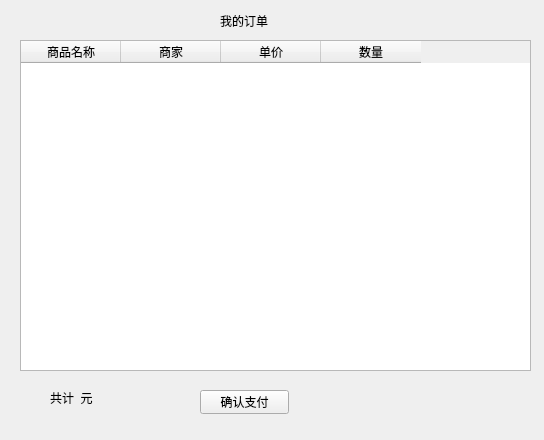
<?xml version="1.0" encoding="UTF-8"?>
<ui version="4.0">
 <class>orderWindow</class>
 <widget class="QWidget" name="orderWindow">
  <property name="geometry">
   <rect>
    <x>0</x>
    <y>0</y>
    <width>544</width>
    <height>440</height>
   </rect>
  </property>
  <property name="windowTitle">
   <string>Form</string>
  </property>
  <widget class="QTableWidget" name="tableWidget">
   <property name="geometry">
    <rect>
     <x>20</x>
     <y>40</y>
     <width>511</width>
     <height>331</height>
    </rect>
   </property>
   <column>
    <property name="text">
     <string>商品名称</string>
    </property>
   </column>
   <column>
    <property name="text">
     <string>商家</string>
    </property>
   </column>
   <column>
    <property name="text">
     <string>单价</string>
    </property>
   </column>
   <column>
    <property name="text">
     <string>数量</string>
    </property>
   </column>
  </widget>
  <widget class="QLabel" name="label">
   <property name="geometry">
    <rect>
     <x>220</x>
     <y>5</y>
     <width>91</width>
     <height>31</height>
    </rect>
   </property>
   <property name="text">
    <string>我的订单</string>
   </property>
  </widget>
  <widget class="QLabel" name="label_2">
   <property name="geometry">
    <rect>
     <x>50</x>
     <y>390</y>
     <width>71</width>
     <height>16</height>
    </rect>
   </property>
   <property name="text">
    <string>共计  元</string>
   </property>
  </widget>
  <widget class="QPushButton" name="pushButton">
   <property name="geometry">
    <rect>
     <x>200</x>
     <y>390</y>
     <width>89</width>
     <height>24</height>
    </rect>
   </property>
   <property name="text">
    <string>确认支付</string>
   </property>
  </widget>
 </widget>
 <resources/>
 <connections/>
</ui>
